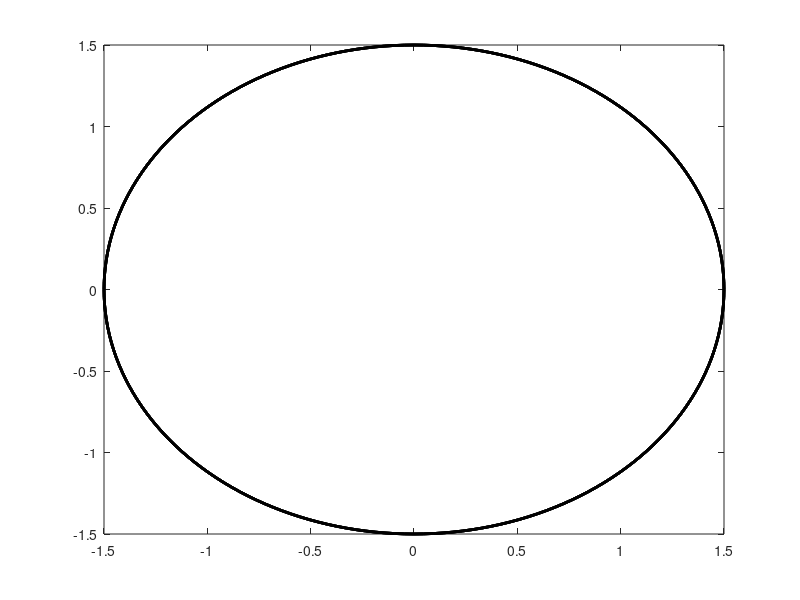

Write the MATLAB code that produced this figure. (Note: this script raises an error after producing the figure.)
% M-file: mag_field_demo2.m
% M-file to calculate the net magetic field produced 
% by a three-phase stator after the current in two
% phases has been reversed.

% Set up the basic conditions
bmax = 1;                % Normalize bmax to 1
freq = 60;               % 60 Hz
w = 2*pi*freq;           % angluar velocity (rad/s)

% First, generate the three component magnetic fields
t = 0:1/12000:1/15;
Baa = sin(w*t) .* (cos(0) + j*sin(0));
Bbb = sin(w*t+2*pi/3) .* (cos(2*pi/3) + j*sin(2*pi/3));
Bcc = sin(w*t-2*pi/3) .* (cos(-2*pi/3) + j*sin(-2*pi/3));

% Calculate Bnet
Bnet = Baa + Bbb + Bcc;

% Calculate a circle representing the expected maximum 
% value of Bnet
circle = 1.5 * (cos(w*t) + j*sin(w*t));

% Plot the reference circle
plot(circle,'k','LineWidth',2.0);
figure(1);
hold on;

% Plot the reference vectors for the B-field components
Baa_ref = 1.5 .* (cos(0) + j*sin(0));
Bbb_ref = 1.5 .* (cos(2*pi/3) + j*sin(2*pi/3));
Bcc_ref = 1.5 .* (cos(-2*pi/3) + j*sin(-2*pi/3));

line('XData',[0 real(Baa_ref)], ...
     'YData',[0 imag(Baa_ref)], ...
     'Color','k','LineStyle',':','EraseMode','xor');
line('XData',[0 real(Bbb_ref)], ...
     'YData',[0 imag(Bbb_ref)], ...
     'Color','k','LineStyle',':','EraseMode','xor');
line('XData',[0 real(Bcc_ref)], ...
     'YData',[0 imag(Bcc_ref)], ...
     'Color','k','LineStyle',':','EraseMode','xor');

% Add magnetic field annotations
text (1.6 * cos(0),             1.6 * sin(0),            '\bfB_{aa}');
text (1.6 * cos(2*pi/3)  - 0.2, 1.6 * sin(2*pi/3) + 0.1, '\bfB_{bb}');
text (1.6 * cos(-2*pi/3) - 0.2, 1.6 * sin(-2*pi/3),      '\bfB_{cc}');

% Plot the initial positions of the magnetic vector lines.  
% Note that Baa is black, Bbb is blue, Bcc is magneta, 
% and Bnet is red.
ii = 1;
h1=line('XData',[0 real(Baa(ii))], ...
        'YData',[0 imag(Baa(ii))], ...
        'Color','k','EraseMode','xor', ...
        'Linewidth',2.0);
hold on;
h2=line('XData',[0 real(Bbb(ii))], ...
        'YData',[0 imag(Bbb(ii))], ...
        'Color','b','EraseMode','xor', ...
        'Linewidth',2.0);
h3=line('XData',[0 real(Bcc(ii))], ...
        'YData',[0 imag(Bcc(ii))], ...
        'Color','m','EraseMode','xor', ...
        'Linewidth',2.0);
h4=line('XData',[0 real(Bnet(ii))], ...
        'YData',[0 imag(Bnet(ii))], ...
        'Color','r','EraseMode','xor', ...
        'Linewidth',2.0);

   
% Labels and annotations
title ('\bfRotating Magnetic Field with Phase B & C Currents Swapped');
xlabel('\bfFlux Density (T)');
ylabel('\bfFlux Density (T)');
axis square;
axis([-2 2 -2 2]);

% Now update the lines as a function of time.
for ii = 1:length(t)

   set(h1,'XData',[0 real(Baa(ii))]);
   set(h1,'YData',[0 imag(Baa(ii))]);
   set(h2,'XData',[0 real(Bbb(ii))]);
   set(h2,'YData',[0 imag(Bbb(ii))]);
   set(h3,'XData',[0 real(Bcc(ii))]);
   set(h3,'YData',[0 imag(Bcc(ii))]);
   set(h4,'XData',[0 real(Bnet(ii))]);
   set(h4,'YData',[0 imag(Bnet(ii))]);
   drawnow;

end
hold off;